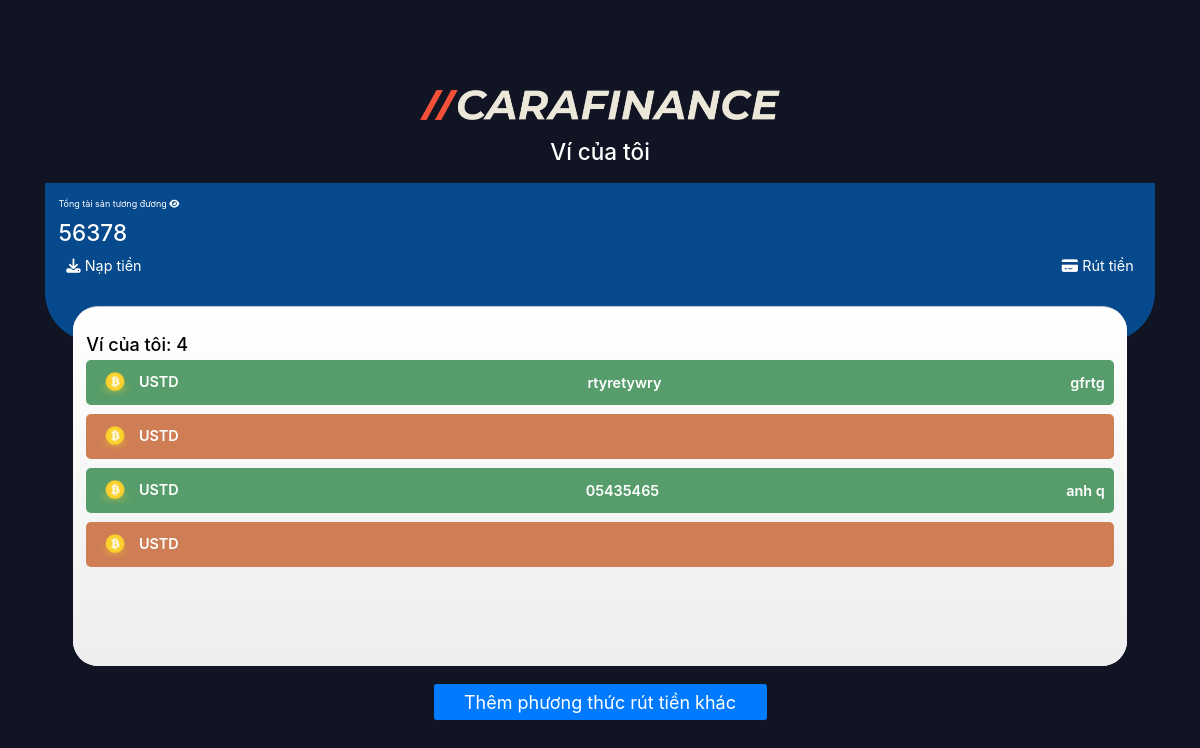
/wallet/ (signed in), run on an earlier commit of the app's database.
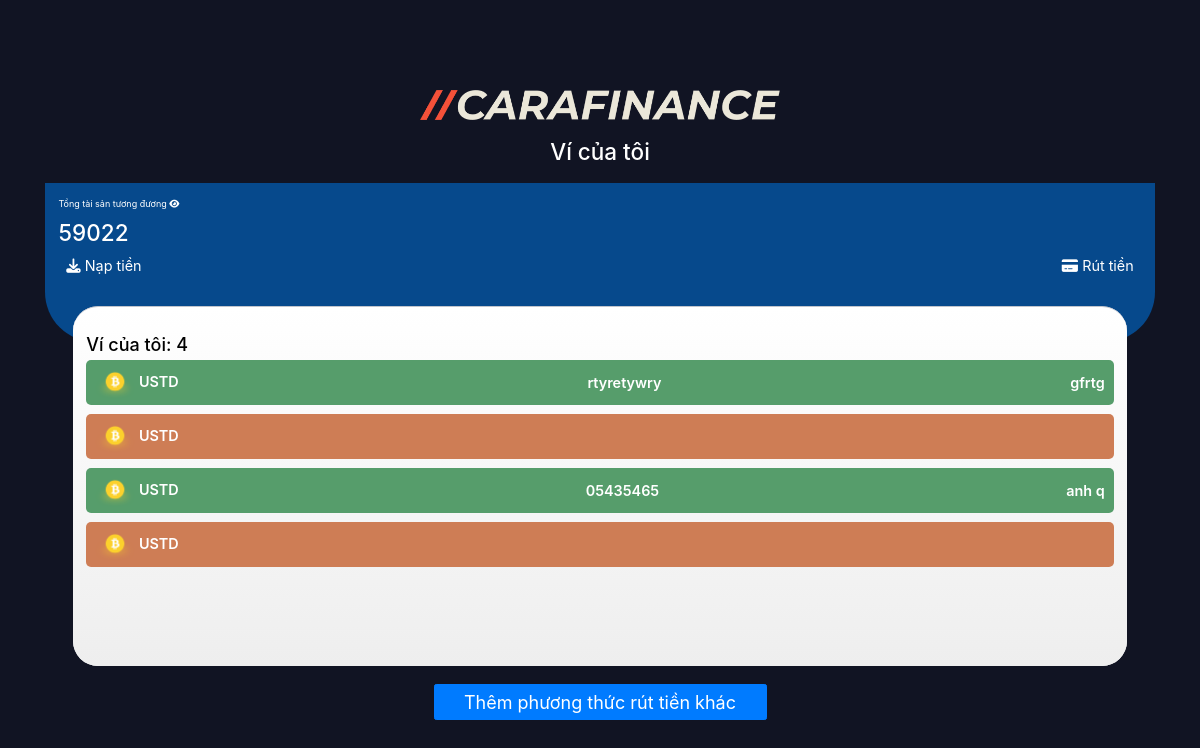
And on a later commit of the database.
### ModuleApp/models.py (models this page shows)
class User(AbstractUser):
    id = models.UUIDField(primary_key=True, default=uuid.uuid4, editable=False)
    code = models.IntegerField(null=True)
    wallet = models.IntegerField(default=0)
    wallet_password = models.CharField(max_length=6, null=True, default=None)
    type_choice = ((0, 'Normal'), (1, 'Admin'), (2, 'Staff'), (3, 'Guest'))
    type = models.IntegerField(choices=type_choice, default=0)
    referrer = models.IntegerField(null=True)
    create_at = models.DateTimeField(auto_now_add=True)
    update_at = models.DateTimeField(auto_now=True)

### ModuleApp/views.py (the view)
# urls.py: path('wallet/', wallet, name='wallet'),
@login_required
def wallet(request):
    user=User.objects.get(id=request.user.id)
    bankCard=BankCardInfo.objects.filter(user=user)
    digitalWallet=DigitalWalletInfo.objects.filter(user=user)
    context={
        'user': user,
        'bank': bankCard,
        'digital':digitalWallet,
    }
    return render(request, 'TradeBTC/mywallet.html', context)

### templates/TradeBTC/mywallet.html (shortened to what this page needs)
{% load static %}
<!DOCTYPE html>
<html lang="en">
  <head>
    <link rel="stylesheet" href="{% static 'style/app.css' %}"/>
    <link rel="stylesheet" href="{% static 'style/login.css' %}" />
    <link rel="stylesheet" href="{% static 'style/withdraw.css' %}" />
    <link rel="stylesheet" href="{% static 'style/recharge.css' %}" />
    <link rel="stylesheet" href="{% static 'style/wallet.css' %}" />
    <link
      rel="stylesheet"
      href="https://cdnjs.cloudflare.com/ajax/libs/font-awesome/6.4.0/css/all.min.css"
    />
    <link
      rel="stylesheet"
      href="https://cdn.jsdelivr.net/npm/bootstrap@4.3.1/dist/css/bootstrap.min.css"
    />
  </head>
  <body>
    <div id="login-form" class="withdraw recharge wallet">
      <div class="container mx-auto">
        <div class="logo-login mx-auto">
          <img src="{% static 'assets/logo.png'%}" class="logo" alt="" srcset="" />
        </div>
        <h1 class="title">Ví của tôi</h1>
        <div class="total-money">
          <p>Tổng tài sản tương đương <i class="fa-solid fa-eye"></i></p>
          <h1 class="money">{{user.wallet}}</h1>
          <div class="methods-money">
            <div class="recharge btn">
              <i class="fa-solid fa-light fa-download"></i>
              <a style="color:#fff;" href={% url 'app:input_money' %}>
              <span>Nạp tiền</span>
            </div>
            <div class="withdraw btn">
              <i class="fa-solid fa-light fa-credit-card"></i>
              <a style="color:#fff;" href={% url 'app:output_money' %}>
              <span>Rút tiền</span>
            </div>
          </div>
        </div>
        <div class="main-withdraw list-wallet">
          <br />
          <h2>Ví của tôi: {{bank.count|add:digital.count}} </h2>
          <div class="item-wallet">
            {% for i in bank %}
            <div class="item">
                <div class="name">
                    <img src="{% static 'assets/btc.png'%}" width="40" alt="">
                    <span>USTD</span>
                </div>
                <div>{{i.bank_number}}</div>
                <div>{{i.bank_name}}</div>
            </div>
            {% endfor %}
            {% for i in digital %}
            <div class="item">
                <div class="name">
                    <img src="{% static 'assets/btc.png'%}" width="40" alt="">
                    <span>USTD</span>
                </div>
                <div>{{i.wallet_number}}</div>
                <div>{{i.user_name}}</div>
            </div>
            {% endfor %}
          </div>
        </div>
        <a href={% url 'app:add_method' %} style="width:100%;display: flex;
        justify-content: center;">
        <button type="button" class="btn btn-primary">Thêm phương thức rút tiền khác</button>
        </a>
      </div>
    </div>
  </body>
</html>

What changed in the data, as far as the page shows it:
changed User: wallet "56378" → "59022"
